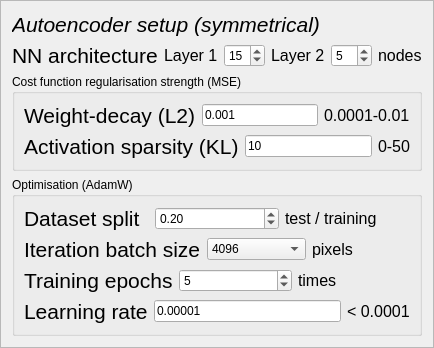
                 <widget class="QFrame" name="frame_7">
                  <property name="font">
                   <font>
                    <family>Arial</family>
                   </font>
                  </property>
                  <property name="frameShape">
                   <enum>QFrame::StyledPanel</enum>
                  </property>
                  <property name="frameShadow">
                   <enum>QFrame::Raised</enum>
                  </property>
                  <layout class="QGridLayout" name="gridLayout_8">
                   <item row="0" column="0">
                    <layout class="QVBoxLayout" name="verticalLayout_11">
                     <item>
                      <widget class="QLabel" name="label_54">
                       <property name="font">
                        <font>
                         <family>Arial</family>
                         <pointsize>16</pointsize>
                         <italic>true</italic>
                        </font>
                       </property>
                       <property name="text">
                        <string>Autoencoder setup (symmetrical)</string>
                       </property>
                      </widget>
                     </item>
                     <item>
                      <layout class="QHBoxLayout" name="horizontalLayout_4">
                       <item>
                        <widget class="QLabel" name="label_30">
                         <property name="font">
                          <font>
                           <family>Arial</family>
                           <pointsize>16</pointsize>
                          </font>
                         </property>
                         <property name="text">
                          <string>NN architecture</string>
                         </property>
                        </widget>
                       </item>
                       <item>
                        <layout class="QHBoxLayout" name="horizontalLayout">
                         <item>
                          <widget class="QLabel" name="label_16">
                           <property name="font">
                            <font>
                             <family>Arial</family>
                             <pointsize>12</pointsize>
                            </font>
                           </property>
                           <property name="text">
                            <string>Layer 1</string>
                           </property>
                          </widget>
                         </item>
                         <item>
                          <widget class="QSpinBox" name="spinBox">
                           <property name="font">
                            <font>
                             <family>Arial</family>
                            </font>
                           </property>
                           <property name="value">
                            <number>15</number>
                           </property>
                          </widget>
                         </item>
                        </layout>
                       </item>
                       <item>
                        <layout class="QHBoxLayout" name="horizontalLayout_3">
                         <item>
                          <widget class="QLabel" name="label_10">
                           <property name="font">
                            <font>
                             <family>Arial</family>
                             <pointsize>12</pointsize>
                            </font>
                           </property>
                           <property name="text">
                            <string>Layer 2</string>
                           </property>
                          </widget>
                         </item>
                         <item>
                          <widget class="QSpinBox" name="spinBox_3">
                           <property name="font">
                            <font>
                             <family>Arial</family>
                            </font>
                           </property>
                           <property name="value">
                            <number>5</number>
                           </property>
                          </widget>
                         </item>
                         <item>
                          <widget class="QLabel" name="label_29">
                           <property name="font">
                            <font>
                             <family>Arial</family>
                             <pointsize>12</pointsize>
                            </font>
                           </property>
                           <property name="text">
                            <string>nodes</string>
                           </property>
                          </widget>
                         </item>
                        </layout>
                       </item>
                      </layout>
                     </item>
                     <item>
                      <widget class="QGroupBox" name="groupBox">
                       <property name="title">
                        <string>Cost function regularisation strength (MSE)</string>
                       </property>
                       <layout class="QGridLayout" name="gridLayout_11">
                        <item row="0" column="0">
                         <layout class="QHBoxLayout" name="horizontalLayout_5">
                          <item>
                           <widget class="QLabel" name="label_19">
                            <property name="font">
                             <font>
                              <family>Arial</family>
                              <pointsize>16</pointsize>
                             </font>
                            </property>
                            <property name="text">
                             <string>Weight-decay (L2)</string>
                            </property>
                           </widget>
                          </item>
                          <item>
                           <widget class="QLineEdit" name="lineEdit">
                            <property name="maximumSize">
                             <size>
                              <width>200</width>
                              <height>16777215</height>
                             </size>
                            </property>
                            <property name="font">
                             <font>
                              <family>Arial</family>
                             </font>
                            </property>
                            <property name="text">
                             <string>0.001</string>
                            </property>
                           </widget>
                          </item>
                          <item>
                           <widget class="QLabel" name="label_31">
                            <property name="font">
                             <font>
                              <family>Arial</family>
                              <pointsize>12</pointsize>
                             </font>
                            </property>
                            <property name="text">
                             <string>0.0001-0.01</string>
                            </property>
                           </widget>
                          </item>
                         </layout>
                        </item>
                        <item row="1" column="0">
                         <layout class="QHBoxLayout" name="horizontalLayout_6">
                          <item>
                           <widget class="QLabel" name="label_25">
                            <property name="font">
                             <font>
                              <family>Arial</family>
                              <pointsize>16</pointsize>
                             </font>
                            </property>
                            <property name="text">
                             <string>Activation sparsity (KL)</string>
                            </property>
                           </widget>
                          </item>
                          <item>
                           <widget class="QLineEdit" name="lineEdit_2">
                            <property name="maximumSize">
                             <size>
                              <width>200</width>
                              <height>16777215</height>
                             </size>
                            </property>
                            <property name="font">
                             <font>
                              <family>Arial</family>
                             </font>
                            </property>
                            <property name="text">
                             <string>10</string>
                            </property>
                           </widget>
                          </item>
                          <item>
                           <widget class="QLabel" name="label_32">
                            <property name="font">
                             <font>
                              <family>Arial</family>
                              <pointsize>12</pointsize>
                             </font>
                            </property>
                            <property name="text">
                             <string>0-50</string>
                            </property>
                           </widget>
                          </item>
                         </layout>
                        </item>
                       </layout>
                      </widget>
                     </item>
                     <item>
                      <widget class="QGroupBox" name="groupBox_2">
                       <property name="title">
                        <string>Optimisation (AdamW)</string>
                       </property>
                       <layout class="QGridLayout" name="gridLayout_12">
                        <item row="2" column="0">
                         <layout class="QHBoxLayout" name="horizontalLayout_9">
                          <item>
                           <widget class="QLabel" name="label_22">
                            <property name="font">
                             <font>
                              <family>Arial</family>
                              <pointsize>16</pointsize>
                             </font>
                            </property>
                            <property name="text">
                             <string>Iteration batch size</string>
                            </property>
                           </widget>
                          </item>
                          <item>
                           <widget class="QComboBox" name="comboBox">
                            <property name="font">
                             <font>
                              <family>Arial</family>
                             </font>
                            </property>
                            <property name="editable">
                             <bool>false</bool>
                            </property>
                            <property name="currentIndex">
                             <number>2</number>
                            </property>
                            <item>
                             <property name="text">
                              <string>1024</string>
                             </property>
                            </item>
                            <item>
                             <property name="text">
                              <string>2048</string>
                             </property>
                            </item>
                            <item>
                             <property name="text">
                              <string>4096</string>
                             </property>
                            </item>
                            <item>
                             <property name="text">
                              <string>8192</string>
                             </property>
                            </item>
                            <item>
                             <property name="text">
                              <string>16,384</string>
                             </property>
                            </item>
                           </widget>
                          </item>
                          <item>
                           <widget class="QLabel" name="label_36">
                            <property name="font">
                             <font>
                              <family>Arial</family>
                              <pointsize>12</pointsize>
                             </font>
                            </property>
                            <property name="text">
                             <string>pixels</string>
                            </property>
                           </widget>
                          </item>
                         </layout>
                        </item>
                        <item row="0" column="0">
                         <layout class="QHBoxLayout" name="horizontalLayout_10">
                          <item>
                           <widget class="QLabel" name="label_23">
                            <property name="font">
                             <font>
                              <family>Arial</family>
                              <pointsize>16</pointsize>
                             </font>
                            </property>
                            <property name="text">
                             <string>Dataset split</string>
                            </property>
                           </widget>
                          </item>
                          <item>
                           <widget class="QDoubleSpinBox" name="doubleSpinBox">
                            <property name="font">
                             <font>
                              <family>Arial</family>
                             </font>
                            </property>
                            <property name="maximum">
                             <double>1.000000000000000</double>
                            </property>
                            <property name="singleStep">
                             <double>0.010000000000000</double>
                            </property>
                            <property name="value">
                             <double>0.200000000000000</double>
                            </property>
                           </widget>
                          </item>
                          <item>
                           <widget class="QLabel" name="label_35">
                            <property name="font">
                             <font>
                              <family>Arial</family>
                              <pointsize>12</pointsize>
                             </font>
                            </property>
                            <property name="text">
                             <string>test / training</string>
                            </property>
                           </widget>
                          </item>
                         </layout>
                        </item>
                        <item row="3" column="0">
                         <layout class="QHBoxLayout" name="horizontalLayout_7">
                          <item>
                           <widget class="QLabel" name="label_26">
                            <property name="font">
                             <font>
                              <family>Arial</family>
                              <pointsize>16</pointsize>
                             </font>
                            </property>
                            <property name="text">
                             <string>Training epochs</string>
                            </property>
                           </widget>
                          </item>
                          <item>
                           <widget class="QSpinBox" name="spinBox_4">
                            <property name="font">
                             <font>
                              <family>Arial</family>
                             </font>
                            </property>
                            <property name="value">
                             <number>5</number>
                            </property>
                           </widget>
                          </item>
                          <item>
                           <widget class="QLabel" name="label_33">
                            <property name="font">
                             <font>
                              <family>Arial</family>
                              <pointsize>12</pointsize>
                             </font>
                            </property>
                            <property name="text">
                             <string>times</string>
                            </property>
                           </widget>
                          </item>
                         </layout>
                        </item>
                        <item row="4" column="0">
                         <layout class="QHBoxLayout" name="horizontalLayout_8">
                          <item>
                           <widget class="QLabel" name="label_21">
                            <property name="font">
                             <font>
                              <family>Arial</family>
                              <pointsize>16</pointsize>
                             </font>
                            </property>
                            <property name="text">
                             <string>Learning rate</string>
                            </property>
                           </widget>
                          </item>
                          <item>
                           <widget class="QLineEdit" name="lineEdit_3">
                            <property name="maximumSize">
                             <size>
                              <width>200</width>
                              <height>16777215</height>
                             </size>
                            </property>
                            <property name="font">
                             <font>
                              <family>Arial</family>
                             </font>
                            </property>
                            <property name="text">
                             <string>0.00001</string>
                            </property>
                           </widget>
                          </item>
                          <item>
                           <widget class="QLabel" name="label_37">
                            <property name="font">
                             <font>
                              <family>Arial</family>
                              <pointsize>12</pointsize>
                             </font>
                            </property>
                            <property name="text">
                             <string>&lt; 0.0001</string>
                            </property>
                           </widget>
                          </item>
                         </layout>
                        </item>
                       </layout>
                      </widget>
                     </item>
                    </layout>
                   </item>
                  </layout>
                 </widget>
